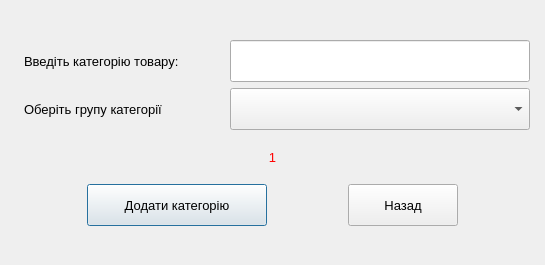
<?xml version="1.0" encoding="UTF-8"?>
<ui version="4.0">
 <class>Add_good_category</class>
 <widget class="QDialog" name="Add_good_category">
  <property name="geometry">
   <rect>
    <x>0</x>
    <y>0</y>
    <width>545</width>
    <height>265</height>
   </rect>
  </property>
  <property name="minimumSize">
   <size>
    <width>545</width>
    <height>265</height>
   </size>
  </property>
  <property name="maximumSize">
   <size>
    <width>545</width>
    <height>265</height>
   </size>
  </property>
  <property name="windowTitle">
   <string>Dialog</string>
  </property>
  <layout class="QVBoxLayout" name="verticalLayout">
   <item>
    <widget class="QLabel" name="label_13">
     <property name="text">
      <string/>
     </property>
    </widget>
   </item>
   <item>
    <layout class="QHBoxLayout" name="horizontalLayout">
     <item>
      <widget class="QLabel" name="label_10">
       <property name="text">
        <string/>
       </property>
      </widget>
     </item>
     <item>
      <widget class="QLabel" name="label">
       <property name="minimumSize">
        <size>
         <width>200</width>
         <height>0</height>
        </size>
       </property>
       <property name="maximumSize">
        <size>
         <width>200</width>
         <height>16777215</height>
        </size>
       </property>
       <property name="font">
        <font>
         <pointsize>10</pointsize>
        </font>
       </property>
       <property name="text">
        <string>Введіть категорію товару:</string>
       </property>
      </widget>
     </item>
     <item>
      <widget class="QLineEdit" name="goodsCategoryLineEdit">
       <property name="minimumSize">
        <size>
         <width>300</width>
         <height>42</height>
        </size>
       </property>
       <property name="maximumSize">
        <size>
         <width>300</width>
         <height>42</height>
        </size>
       </property>
       <property name="font">
        <font>
         <pointsize>10</pointsize>
        </font>
       </property>
      </widget>
     </item>
     <item>
      <widget class="QLabel" name="label_11">
       <property name="text">
        <string/>
       </property>
      </widget>
     </item>
    </layout>
   </item>
   <item>
    <layout class="QHBoxLayout" name="horizontalLayout_2">
     <item>
      <widget class="QLabel" name="label_8">
       <property name="text">
        <string/>
       </property>
      </widget>
     </item>
     <item>
      <widget class="QLabel" name="label_2">
       <property name="minimumSize">
        <size>
         <width>200</width>
         <height>0</height>
        </size>
       </property>
       <property name="maximumSize">
        <size>
         <width>200</width>
         <height>16777215</height>
        </size>
       </property>
       <property name="font">
        <font>
         <pointsize>10</pointsize>
        </font>
       </property>
       <property name="text">
        <string>Оберіть групу категорії</string>
       </property>
      </widget>
     </item>
     <item>
      <widget class="QComboBox" name="groupGoodsComboBox">
       <property name="minimumSize">
        <size>
         <width>300</width>
         <height>42</height>
        </size>
       </property>
       <property name="maximumSize">
        <size>
         <width>16777215</width>
         <height>42</height>
        </size>
       </property>
       <property name="font">
        <font>
         <pointsize>10</pointsize>
        </font>
       </property>
      </widget>
     </item>
     <item>
      <widget class="QLabel" name="label_9">
       <property name="text">
        <string/>
       </property>
      </widget>
     </item>
    </layout>
   </item>
   <item>
    <layout class="QHBoxLayout" name="horizontalLayout_3">
     <item>
      <widget class="QLabel" name="label_6">
       <property name="maximumSize">
        <size>
         <width>2</width>
         <height>16777215</height>
        </size>
       </property>
       <property name="text">
        <string/>
       </property>
      </widget>
     </item>
     <item>
      <widget class="QLabel" name="errorMessageLabel">
       <property name="minimumSize">
        <size>
         <width>0</width>
         <height>42</height>
        </size>
       </property>
       <property name="maximumSize">
        <size>
         <width>16777215</width>
         <height>42</height>
        </size>
       </property>
       <property name="font">
        <font>
         <pointsize>10</pointsize>
        </font>
       </property>
       <property name="styleSheet">
        <string notr="true">color:  red;</string>
       </property>
       <property name="text">
        <string>1</string>
       </property>
       <property name="alignment">
        <set>Qt::AlignCenter</set>
       </property>
      </widget>
     </item>
     <item>
      <widget class="QLabel" name="label_7">
       <property name="maximumSize">
        <size>
         <width>2</width>
         <height>16777215</height>
        </size>
       </property>
       <property name="text">
        <string/>
       </property>
      </widget>
     </item>
    </layout>
   </item>
   <item>
    <layout class="QHBoxLayout" name="horizontalLayout_4">
     <item>
      <widget class="QLabel" name="label_3">
       <property name="text">
        <string/>
       </property>
      </widget>
     </item>
     <item>
      <widget class="QPushButton" name="addCategoryPushButton">
       <property name="minimumSize">
        <size>
         <width>180</width>
         <height>42</height>
        </size>
       </property>
       <property name="maximumSize">
        <size>
         <width>180</width>
         <height>42</height>
        </size>
       </property>
       <property name="font">
        <font>
         <pointsize>10</pointsize>
        </font>
       </property>
       <property name="text">
        <string>Додати категорію</string>
       </property>
      </widget>
     </item>
     <item>
      <widget class="QLabel" name="label_4">
       <property name="text">
        <string/>
       </property>
      </widget>
     </item>
     <item>
      <widget class="QPushButton" name="backPushButton">
       <property name="minimumSize">
        <size>
         <width>110</width>
         <height>42</height>
        </size>
       </property>
       <property name="maximumSize">
        <size>
         <width>110</width>
         <height>42</height>
        </size>
       </property>
       <property name="font">
        <font>
         <pointsize>10</pointsize>
        </font>
       </property>
       <property name="text">
        <string>Назад</string>
       </property>
      </widget>
     </item>
     <item>
      <widget class="QLabel" name="label_5">
       <property name="text">
        <string/>
       </property>
      </widget>
     </item>
    </layout>
   </item>
   <item>
    <widget class="QLabel" name="label_12">
     <property name="text">
      <string/>
     </property>
    </widget>
   </item>
  </layout>
 </widget>
 <resources/>
 <connections/>
</ui>
